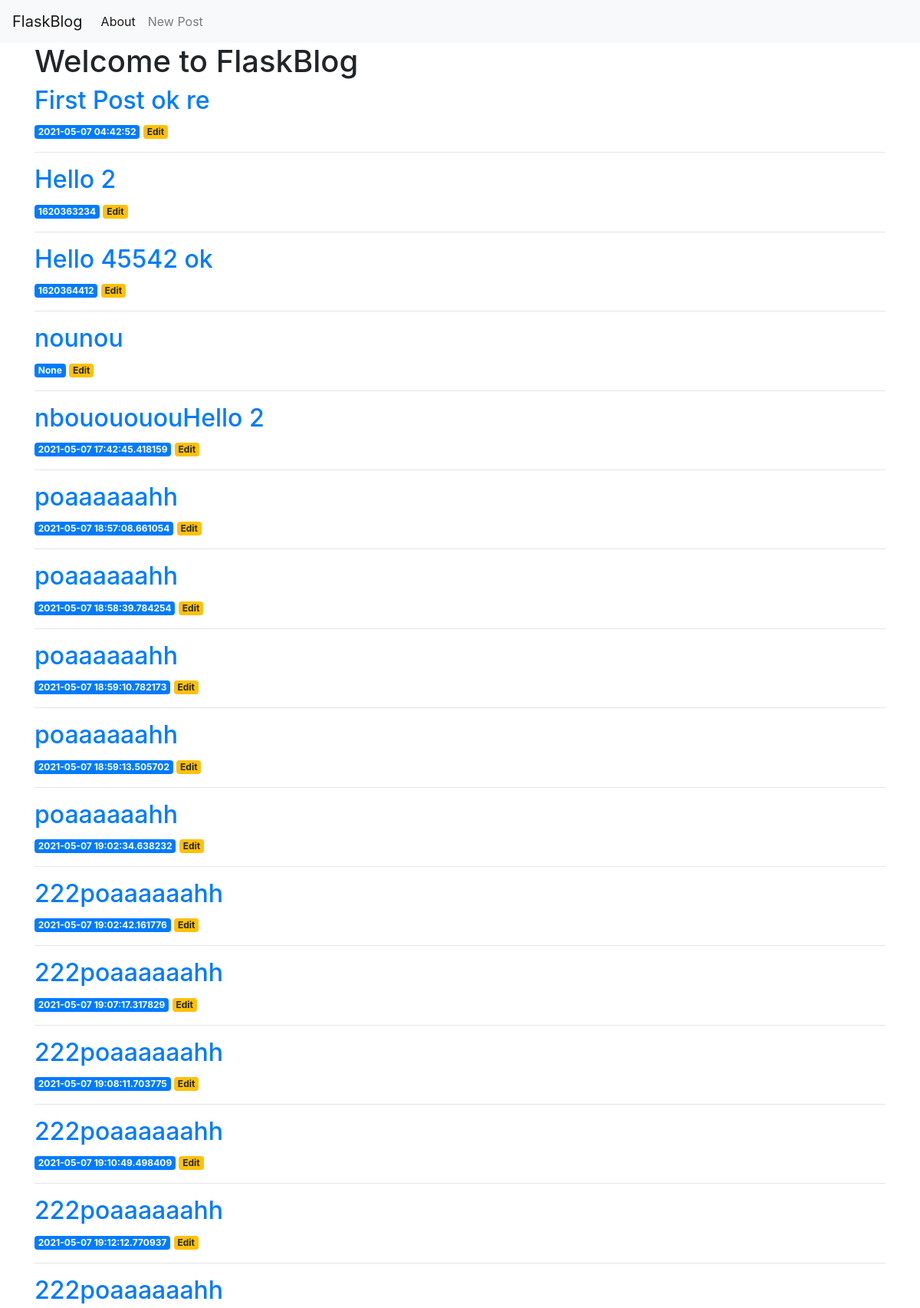
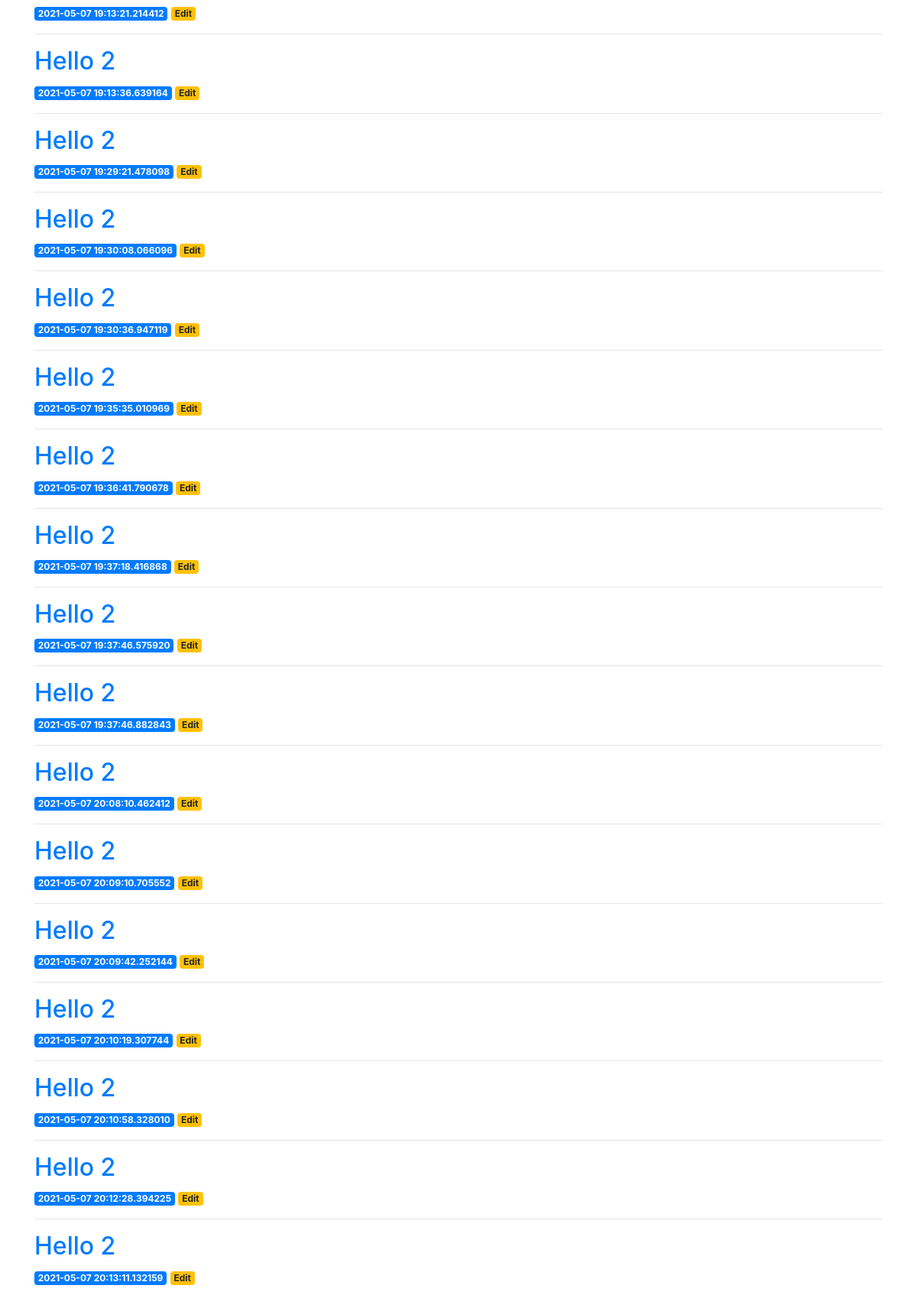
The page / (upper part) on the database its author committed (2 pictures, top to bottom).
### app.py (models this page shows, shortened)
class Post(db.Model):
    __tablename__ = 'posts'
    uuid = db.Column(db.Integer, primary_key=True)
    title = db.Column(db.String(256), index=True)
    content = db.Column(db.Text)
    created = db.Column(db.Integer)

### app.py (the view)
@app.route('/')
def index():
    conn = get_db_connection()
    posts = conn.execute('SELECT * FROM posts').fetchall()
    conn.close()
    return render_template('index.html', posts=posts)

### app.py (called while the page is built)
def get_db_connection():
    conn = sqlite3.connect('database.db')
    conn.row_factory = sqlite3.Row
    return conn

### templates/index.html
{% extends 'base.html' %}
{% block content %}
    <h1>{% block title %} Welcome to FlaskBlog {% endblock %}</h1>
    {% for post in posts %}
        <a href="{{ url_for('post', post_id=post['id']) }}">
            <h2>{{ post['title'] }}</h2>
        </a>
        <span class="badge badge-primary">{{ post['created'] }}</span>
        <a href="{{ url_for('edit', id=post['id']) }}">
            <span class="badge badge-warning">Edit</span>
        </a>
        <hr>
    {% endfor %}
{% endblock %}

### templates/base.html (shortened to what this page needs)
<!doctype html>
<html lang="en">
  <head>
    <link rel="stylesheet" href="https://stackpath.bootstrapcdn.com/bootstrap/4.3.1/css/bootstrap.min.css">
  </head>
  <body>
    <nav class="navbar navbar-expand-md navbar-light bg-light">
        <a class="navbar-brand" href="{{ url_for('index')}}">FlaskBlog</a>
        <div class="collapse navbar-collapse" id="navbarNav">
            <ul class="navbar-nav">
            <li class="nav-item active">
                <a class="nav-link" href="#">About</a>
            </li>
            <li class="nav-item">
                <a class="nav-link" href="{{url_for('create')}}">New Post</a>
            </li>
            </ul>
        </div>
    </nav>
    <div class="container">
        {% block content %} {% endblock %}
    </div>
  </body>
</html>

### rows shown on the page
Post: title "First Post ok re", created "2021-05-07 04:42:52"
Post: title "Hello 2", created "1620363234"
Post: title "Hello 45542 ok", created "1620364412"
Post: title "nounou", created "None"
Post: title "nbououououHello 2", created "2021-05-07 17:42:45.418159"
Post: title "poaaaaaahh", created "2021-05-07 18:57:08.661054"
Post: title "poaaaaaahh", created "2021-05-07 18:58:39.784254"
Post: title "poaaaaaahh", created "2021-05-07 18:59:10.782173"
Post: title "poaaaaaahh", created "2021-05-07 18:59:13.505702"
Post: title "poaaaaaahh", created "2021-05-07 19:02:34.638232"
Post: title "222poaaaaaahh", created "2021-05-07 19:02:42.161776"
Post: title "222poaaaaaahh", created "2021-05-07 19:07:17.317829"
Post: title "222poaaaaaahh", created "2021-05-07 19:08:11.703775"
Post: title "222poaaaaaahh", created "2021-05-07 19:10:49.498409"
Post: title "222poaaaaaahh", created "2021-05-07 19:12:12.770937"
Post: title "222poaaaaaahh", created "2021-05-07 19:13:21.214412"
Post: title "Hello 2", created "2021-05-07 19:13:36.639164"
Post: title "Hello 2", created "2021-05-07 19:29:21.478098"
Post: title "Hello 2", created "2021-05-07 19:30:08.066096"
Post: title "Hello 2", created "2021-05-07 19:30:36.947119"
Post: title "Hello 2", created "2021-05-07 19:35:35.010969"
Post: title "Hello 2", created "2021-05-07 19:36:41.790678"
Post: title "Hello 2", created "2021-05-07 19:37:18.416868"
Post: title "Hello 2", created "2021-05-07 19:37:46.575920"
Post: title "Hello 2", created "2021-05-07 19:37:46.882843"
Post: title "Hello 2", created "2021-05-07 20:08:10.462412"
Post: title "Hello 2", created "2021-05-07 20:09:10.705552"
Post: title "Hello 2", created "2021-05-07 20:09:42.252144"
Post: title "Hello 2", created "2021-05-07 20:10:19.307744"
Post: title "Hello 2", created "2021-05-07 20:10:58.328010"
Post: title "Hello 2", created "2021-05-07 20:12:28.394225"
Post: title "Hello 2", created "2021-05-07 20:13:11.132159"
